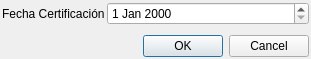
<?xml version="1.0" encoding="UTF-8"?>
<ui version="4.0">
 <class>dlgEditFechaPagoCertificado</class>
 <widget class="QDialog" name="dlgEditFechaPagoCertificado">
  <property name="geometry">
   <rect>
    <x>0</x>
    <y>0</y>
    <width>311</width>
    <height>59</height>
   </rect>
  </property>
  <property name="windowTitle">
   <string>Fecha de Pago de Ceritifacdo</string>
  </property>
  <layout class="QVBoxLayout" name="verticalLayout">
   <property name="spacing">
    <number>2</number>
   </property>
   <property name="leftMargin">
    <number>2</number>
   </property>
   <property name="topMargin">
    <number>2</number>
   </property>
   <property name="rightMargin">
    <number>2</number>
   </property>
   <property name="bottomMargin">
    <number>2</number>
   </property>
   <item>
    <layout class="QFormLayout" name="formLayout">
     <property name="horizontalSpacing">
      <number>2</number>
     </property>
     <property name="verticalSpacing">
      <number>2</number>
     </property>
     <item row="0" column="0">
      <widget class="QLabel" name="label">
       <property name="text">
        <string>Fecha Certificación</string>
       </property>
      </widget>
     </item>
     <item row="0" column="1">
      <widget class="QDateEdit" name="dateEdit"/>
     </item>
    </layout>
   </item>
   <item>
    <widget class="QDialogButtonBox" name="buttonBox">
     <property name="orientation">
      <enum>Qt::Horizontal</enum>
     </property>
     <property name="standardButtons">
      <set>QDialogButtonBox::Cancel|QDialogButtonBox::Ok</set>
     </property>
    </widget>
   </item>
  </layout>
 </widget>
 <resources/>
 <connections/>
</ui>
